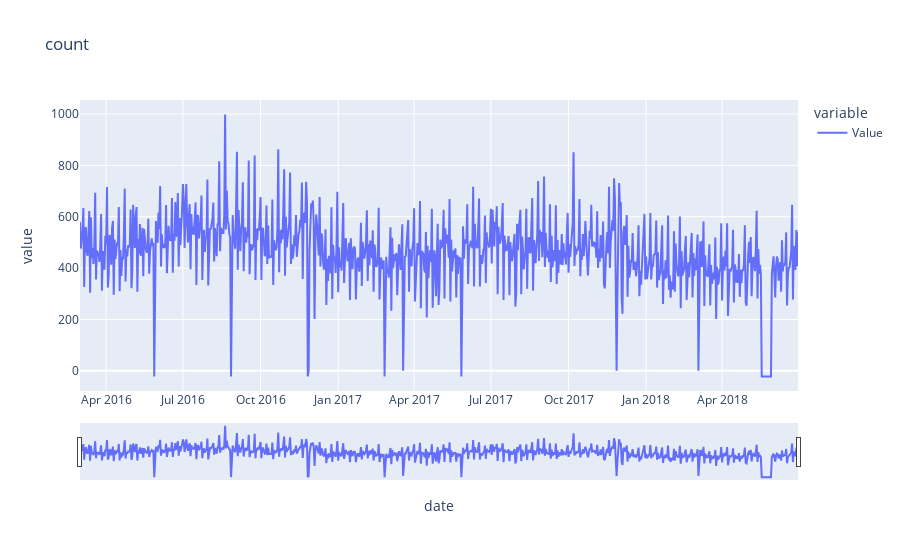

Notebook source saved alongside this figure:
### Code cell
fig=px.line(dfdaily.Value,title="count")
fig.update_xaxes( rangeslider_visible=True, rangeselector=dict())

### Figure 1 — Plotly figure (JSON) as saved in the notebook; plotly's stock layout.template omitted (floating-point values rounded to 4 significant figures; data arrays with more than 128 entries replaced by an {"elided": "..."} marker saying what was removed)
{"data": [{"hovertemplate": "variable=Value<br>date=%{x}<br>value=%{y}<extra></extra>", "legendgroup": "Value", "line": {"color": "#636efa", "dash": "solid"}, "marker": {"symbol": "circle"}, "mode": "lines", "name": "Value", "orientation": "v", "showlegend": true, "type": "scatter", "x": {"elided": "852 str values"}, "xaxis": "x", "y": {"elided": "852 int values"}, "yaxis": "y"}], "layout": {"legend": {"title": {"text": "variable"}, "tracegroupgap": 0}, "title": {"text": "count"}, "xaxis": {"anchor": "y", "domain": [0, 1], "rangeslider": {"visible": true}, "title": {"text": "date"}}, "yaxis": {"anchor": "x", "domain": [0, 1], "title": {"text": "value"}}}}
